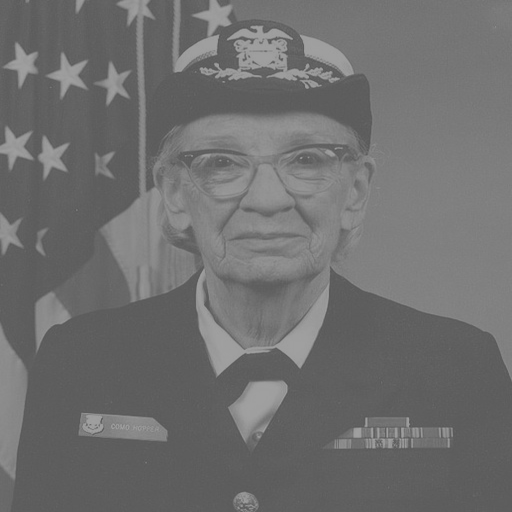
#> input picture DIP/Digital-Image-Processing-main/DAY 07/image1.png, 512 x 512 px
$ jupyter execute code.ipynb
#> lines starting #> are read from the running program, lines starting #| are printed output that depends on the picture; after the words box and inside, x2 and y2 are one past the last pixel; in counts of white or black regions, pixels touching at a corner belong together
[cell 1]
import numpy as np
import matplotlib.pyplot as plt
import cv2

1. Load grayscale image directly using openCV

[cell 2]
img = cv2.imread("image1.png", cv2.IMREAD_GRAYSCALE).astype(np.float32)
#> img: shape (512, 512) float32; min 90, max 160, mean 110.7
img_uint8 = cv2.imread("image1.png", cv2.IMREAD_GRAYSCALE)
#> img_uint8 is the input picture: shape (512, 512); min 90, max 160, mean 110.7

[cell 3]
plt.figure(figsize=(6,5))
plt.imshow(img, cmap='gray', vmin=0, vmax=255)
plt.title('Original image')
plt.axis('off')
plt.show()

2. Brightness adjustment: add or substract a constant

[cell 4]
brighter = img + 60
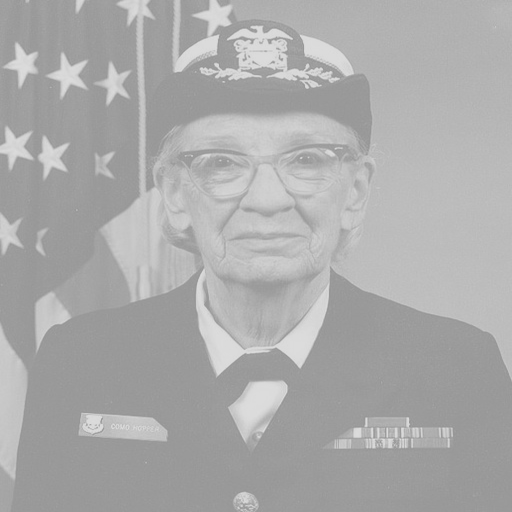
#> brighter: shape (512, 512) float32; min 150, max 220, mean 170.7
brighter = np.clip(brighter, 0, 255)
brighter = brighter.astype(np.uint8)

[cell 5]
darker = img - 60
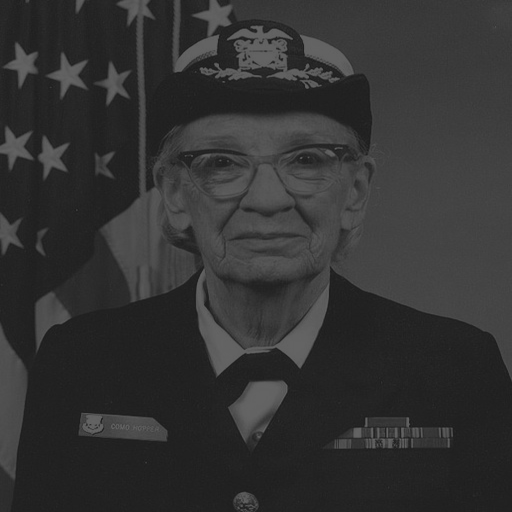
#> darker: shape (512, 512) float32; min 30, max 100, mean 50.7
darker = np.clip(darker, 0, 255)
darker = darker.astype(np.uint8)

[cell 6]
plt.figure(figsize=(10,5))
plt.subplot(1,3,1)
plt.imshow(darker, cmap='gray', vmin=0, vmax=255)
plt.title("Darker (-60)")
plt.axis('off')

plt.subplot(1,3,2)
plt.imshow(img.astype(np.uint8), cmap='gray', vmin=0, vmax=255)
plt.title("Original image")
plt.axis('off')

plt.subplot(1,3,3)
plt.imshow(brighter, cmap='gray', vmin=0, vmax=255)
plt.title("Brighter (+60)")
plt.axis('off')

plt.tight_layout()
plt.show()
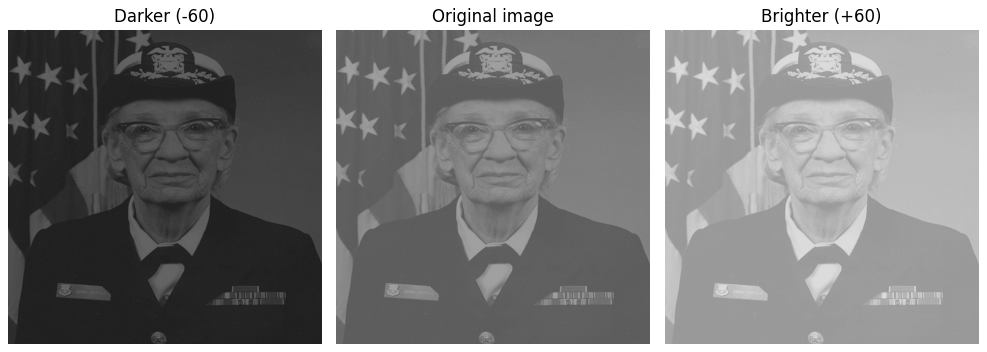
#> figure drawn by matplotlib, 3 panels

[cell 7]
brightness_matrix = np.full(img_uint8.shape, 60, dtype=np.int16)
darker2 = np.clip(img_uint8.astype(np.int16) - brightness_matrix, 0, 255).astype(np.uint8)
brighter2 = np.clip(img_uint8.astype(np.int16) + brightness_matrix, 0, 255).astype(np.uint8)

# cv2.imshow does not work in Jupyter notebooks, so use matplotlib instead
plt.figure(figsize=(15,4))
plt.subplot(1,3,1)
plt.imshow(darker2, cmap="gray", vmin=0, vmax=255)
plt.title("Darker (-60)")
plt.axis("off")

plt.subplot(1,3,2)
plt.imshow(img_uint8, cmap="gray", vmin=0, vmax=255)
plt.title("Original Image")
plt.axis("off")

plt.subplot(1,3,3)
plt.imshow(brighter2, cmap="gray", vmin=0, vmax=255)
plt.title("Brighter (+60)")
plt.axis("off")

plt.tight_layout()
plt.show()
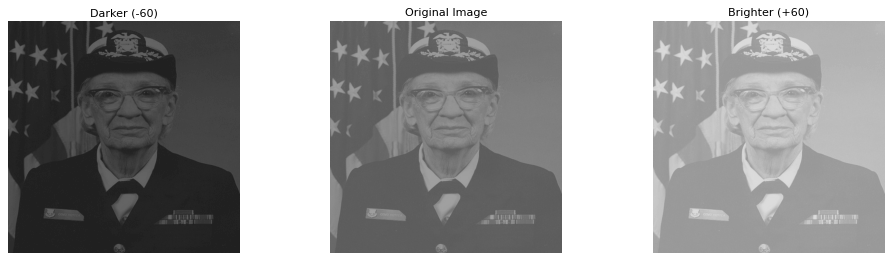
#> figure drawn by matplotlib, 3 panels

3. Contrast Stretching

[cell 8]
min_val = np.min(img)
#> min_val = 90
max_val = np.max(img)
#> max_val = 160

# Manual contrast stretching
stretched = (img - min_val) * (255.0 / (max_val - min_val))
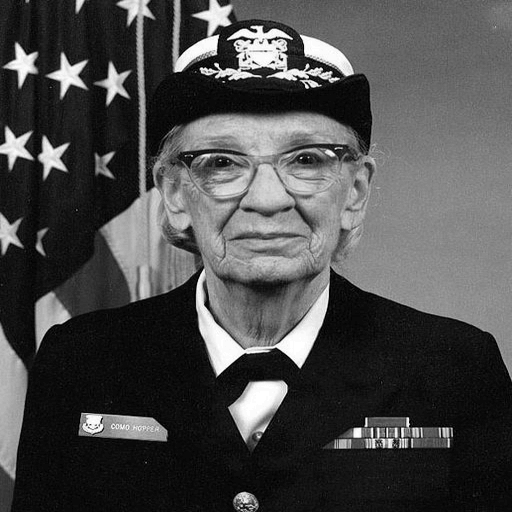
#> stretched: shape (512, 512) float32; min 0, max 255, mean 75.2
stretched = np.clip(stretched, 0, 255).astype(np.uint8)

[cell 9]
print("Before stretching -> min:", min_val, "max:", max_val)
#| Before stretching -> min: 90.0 max: 160.0
print("After stretching -> min:", stretched.min(), "max:", stretched.max())
#| After stretching -> min: 0 max: 255

[cell 10]
stretched_cv2 = cv2.normalize(img_uint8, None, 0, 255, cv2.NORM_MINMAX)

[cell 11]
plt.figure(figsize=(10,5))
plt.subplot(1,3,1)
plt.imshow(img.astype(np.uint8), cmap="gray", vmin=0, vmax=255)
plt.title("Original (low contrast)")
plt.axis("off")

plt.subplot(1,3,2)
plt.imshow(stretched, cmap="gray", vmin=0, vmax=255)
plt.title("manual contrast stretch")
plt.axis("off")

plt.subplot(1,3,3)
plt.imshow(stretched_cv2, cmap="gray", vmin=0, vmax=255)
plt.title("cv2.normalize stretch")
plt.axis("off")

plt.tight_layout()
plt.show()

4. Image negative/ inversion

[cell 12]
negative = 255 - img.astype(np.uint8)
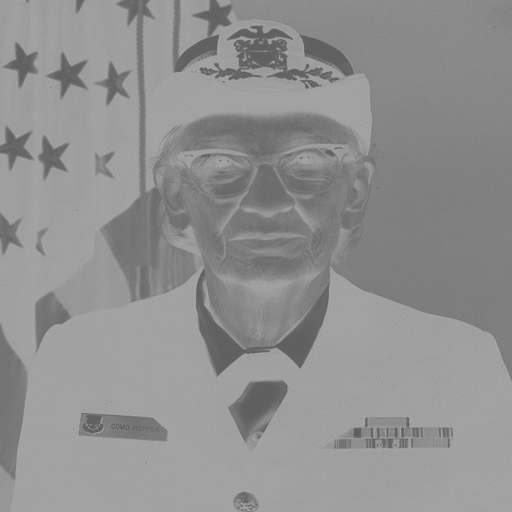
#> negative: shape (512, 512); min 95, max 165, mean 144.3
negative_cv2 = cv2.bitwise_not(img_uint8)

[cell 13]
plt.figure(figsize=(10,5))
plt.subplot(1,3,1)
plt.imshow(img.astype(np.uint8), cmap="gray", vmin=0, vmax=255)
plt.title("Original")
plt.axis("off")

plt.subplot(1,3,2)
plt.imshow(negative, cmap="gray", vmin=0, vmax=255)
plt.title("Manual Negative (255-px)")
plt.axis("off")

plt.subplot(1,3,3)
plt.imshow(negative_cv2, cmap="gray", vmin=0, vmax=255)
plt.title("cv2 bitwise_not negative")
plt.axis("off")

plt.tight_layout()
plt.show()

5. Threshold binarization using openCV

[cell 14]
_, bin_img_80 = cv2.threshold(img_uint8, 80, 255, cv2.THRESH_BINARY)
#> bin_img_80: shape (512, 512); every value is 255

[cell 15]
_, bin_img_128 = cv2.threshold(img_uint8, 128, 255, cv2.THRESH_BINARY)
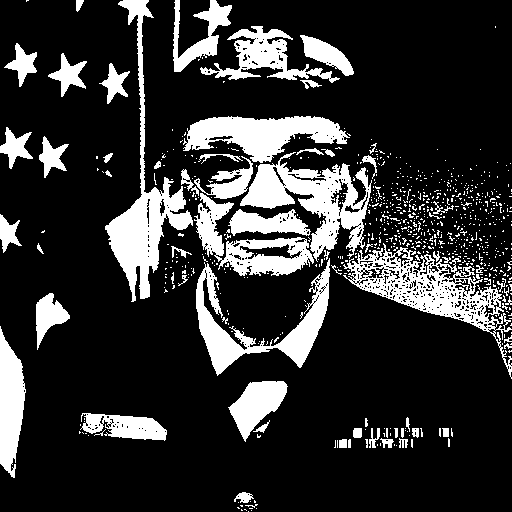
#> bin_img_128: shape (512, 512); 19.5% white; 792 white regions (727 under 20 px), largest, box (x1, y1, x2, y2) and area: (105, 0, 193, 302) 5752, (240, 152, 372, 262) 5470, (343, 243, 512, 379) 5467

[cell 16]
_, bin_img_180 = cv2.threshold(img_uint8, 180, 255, cv2.THRESH_BINARY)
#> bin_img_180: shape (512, 512); every value is 0

[cell 17]
plt.figure(figsize=(10,5))
plt.subplot(1,3,1)
plt.imshow(bin_img_80, cmap="gray", vmin=0, vmax=255)
plt.title("bin_img_80")
plt.axis("off")

plt.subplot(1,3,2)
plt.imshow(bin_img_128, cmap="gray", vmin=0, vmax=255)
plt.title("bin_img_128")
plt.axis("off")

plt.subplot(1,3,3)
plt.imshow(bin_img_180, cmap="gray", vmin=0, vmax=255)
plt.title("bin_img_180")
plt.axis("off")

plt.tight_layout()
plt.show()
